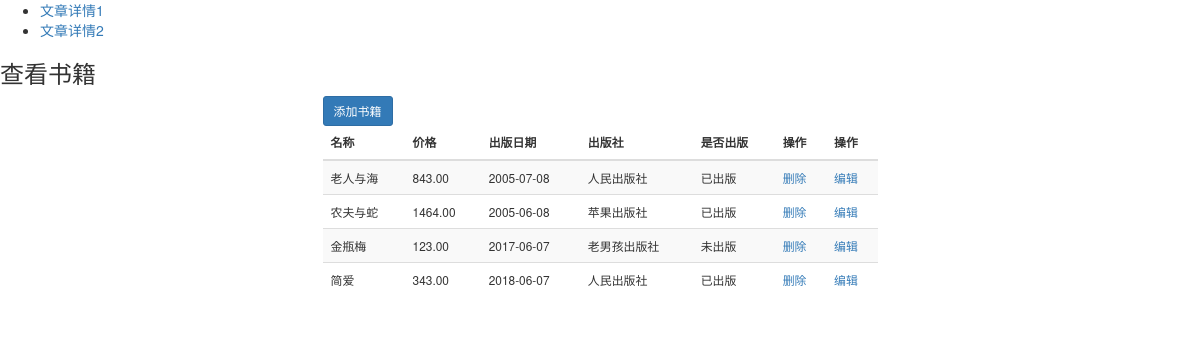
/book/, run on the app's committed database.
### books/models.py (models this page shows, shortened)
class Book(models.Model):
    title=models.CharField(max_length=32,unique=True)
    price=models.DecimalField(max_digits=8,decimal_places=2,null=True)# 999999.99
    pub_date=models.DateField()
    publish=models.CharField(max_length=32)
    is_pub=models.BooleanField(default=True)

### books/views.py (the view)
# urls.py: path('book/', views.book),
def book(request):
    book_list = models.Book.objects.all()  # queryset [obj,....]
    return render(request,"book.html",{"book_list":book_list})

### templates/book.html (shortened to what this page needs)
<!DOCTYPE html>
<html lang="en">
<head>
    <link rel="stylesheet" href="/static/boot_strap.css">
</head>
<body>
<header>
	<nav class="mobile-nav show-on-mobiles">
		<ul>
			<li class="current">
				<a href="/">文章详情1</a>
			</li>
			<li class="current">
				<a href="/">文章详情2</a>
			</li>
		</ul>
	</nav>
</header>
<h3>查看书籍</h3>
<div class="container">
    <div class="row">
        <div class="col-md-6 col-md-offset-3">
            <a href="/book/add/" class="btn btn-primary btn-sm">添加书籍</a>
            <table class="table table-hover table-striped small">
                <thead>
                     <tr>
                         <th>名称</th>
                         <th>价格</th>
                         <th>出版日期</th>
                         <th>出版社</th>
                         <th>是否出版</th>
                         <th>操作</th>
                         <th>操作</th>
                     </tr>
                </thead>
                <tbody>
                      {% for book in book_list %}
                      <tr>
                          <td>{{ book.title }}</td>
                          <td>{{ book.price }}</td>
                          <td>{{ book.pub_date|date:"Y-m-d" }}</td>
                          <td>{{ book.publish }}</td>
                          <td>
                              {% if book.is_pub %}
                              已出版
                              {% else %}
                              未出版
                              {% endif %}
                          </td>
                          <td>
                              <a href="/book/delete/{{ book.id }}">删除</a>
                          </td>
                          <td>
                                <a href="/book/modify/{{ book.id }}">编辑</a>
                          </td>
                      </tr>
                      {% endfor %}
                </tbody>
            </table>
        </div>
    </div>
</div>
</body>
</html>

### data on the page
Book: title "老人与海", price "843.00", pub_date "2005-07-08", publish "人民出版社", is_pub "已出版"
Book: title "农夫与蛇", price "1464.00", pub_date "2005-06-08", publish "苹果出版社", is_pub "已出版"
Book: title "金瓶梅", price "123.00", pub_date "2017-06-07", publish "老男孩出版社", is_pub "未出版"
Book: title "简爱", price "343.00", pub_date "2018-06-07", publish "人民出版社", is_pub "已出版"
